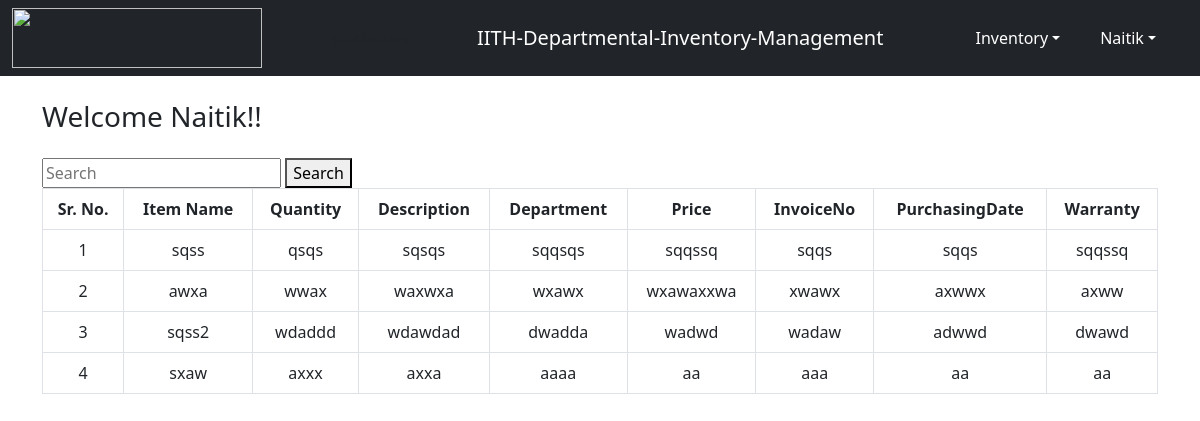
Page /index/ (signed in) on the committed database.
### inventory/models.py (models this page shows, shortened)
class InventoryModel(models.Model):
    Name = models.CharField(max_length=100)
    Quantity = models.CharField(max_length=1000)
    Description = models.CharField(max_length=1000)
    InvoiceNo = models.CharField(max_length=1000)
    Warranty = models.CharField(max_length=1000)
    Price = models.CharField(max_length=1000)
    Department = models.CharField(max_length=1000)
    PurchasingDate = models.CharField(max_length=1000)

### inventory/views.py (the view)
# urls.py: path('index/', views.index, name='index'),
@login_required
def index(request):
    model = InventoryModel.objects.all()
    return render(request, 'inventory/index.html', {
        'model': model
    })

### inventory/templates/inventory/index.html (shortened to what this page needs)
{% extends 'base.html' %}
{% block content %}
    <div class='container'>
        <h3 class='mt-4 mb-4'> Welcome {{user.username|capfirst}}!! </h3>
        <form action="{%url 'search' %}" method="GET" style="position: center;">
            <input type="search" name="q" placeholder="Search">
            <button type="submit"> Search </button>
        </form>
        <table class="table table-hover table-bordered text-center">
            <thead>
              <tr>
                <th scope="col">Sr. No.</th>
                <th scope="col">Item Name</th>
                <th scope="col">Quantity</th>
                <th scope="col">Description</th>
                <th scope="col">Department</th>
                <th scope="col">Price</th>
                <th scope="col">InvoiceNo</th>
                <th scope="col">PurchasingDate</th>
                <th scope="col">Warranty</th>
              </tr>
            </thead>
            <tbody>
                {% for row in model %}
                    <tr>
                        <td>{{ forloop.counter }}</td>
                        <td>{{ row.Name }}</td>
                        <td>{{ row.Quantity }}</td>
                        <td>{{ row.Description }}</td>
                        <td>{{ row.Department }}</td>
                        <td>{{ row.Price }}</td>
                        <td>{{ row.InvoiceNo }}</td>
                        <td>{{ row.PurchasingDate }}</td>
                        <td>{{ row.Warranty }}</td>
                    </tr>
                {% endfor %}
            </tbody>
        </table>
    </div>
{% endblock %}

### templates/base.html (shortened to what this page needs)
<!DOCTYPE html>
<html lang="en">
<head>
    <link href="https://cdn.jsdelivr.net/npm/bootstrap@5.2.0-beta1/dist/css/bootstrap.min.css" rel="stylesheet">
</head>
<body>
    <nav class="navbar navbar-expand-lg navbar-dark bg-dark">
        <div class="container-fluid" >
            <img src="https://www.iith.ac.in/assets/images/horzlogolong.png" alt="" style="width:250px;height:60px;">stockstock
            {% if not user.is_authenticated %}
                <a class="navbar-brand" href="{% url 'sign-in' %}">
                    IITH-Departmental-Inventory-Management
                </a>
            {% else %}
                <a class="navbar-brand" href="{% url 'index' %}">
                    IITH-Departmental-Inventory-Management
                </a>
            {% endif %}
            <ul class="nav justify-content-end ">
                {% if not user.is_authenticated %}
                    <li class="nav-item">
                        <a class="nav-link text-white" href="{% url 'sign-up' %}">Sign Up</a>
                    </li>
                 {% else %}
                    <div class="collapse navbar-collapse" id="navbarNavDarkDropdown">
                        <ul class="navbar-nav">
                            <li class="nav-item dropdown me-4">
                                <a class="nav-link text-white dropdown-toggle" href="{% url 'index' %} id="navbarDarkDropdownMenuLink" role="button" data-bs-toggle="dropdown" aria-expanded="false"">Inventory</a>
                            </li>
                            <li class="nav-item dropdown me-4">
                                <a class="nav-link text-white dropdown-toggle" href="#" id="navbarDarkDropdownMenuLink" role="button" data-bs-toggle="dropdown" aria-expanded="false">{{user.username|capfirst}}</a>
                            </li>
                        </ul>
                    </div>
                {% endif %}
            </ul>
        </div>
    </nav>
    {% block content %}
    {% endblock %}
</body>
</html>

### rows in the picture
InventoryModel: Name "sqss", Quantity "qsqs", Description "sqsqs", Department "sqqsqs", Price "sqqssq", InvoiceNo "sqqs", PurchasingDate "sqqs", Warranty "sqqssq"
InventoryModel: Name "awxa", Quantity "wwax", Description "waxwxa", Department "wxawx", Price "wxawaxxwa", InvoiceNo "xwawx", PurchasingDate "axwwx", Warranty "axww"
InventoryModel: Name "sqss2", Quantity "wdaddd", Description "wdawdad", Department "dwadda", Price "wadwd", InvoiceNo "wadaw", PurchasingDate "adwwd", Warranty "dwawd"
InventoryModel: Name "sxaw", Quantity "axxx", Description "axxa", Department "aaaa", Price "aa", InvoiceNo "aaa", PurchasingDate "aa", Warranty "aa"

### other values in the picture
{{ user.username|capfirst }} "Naitik"
